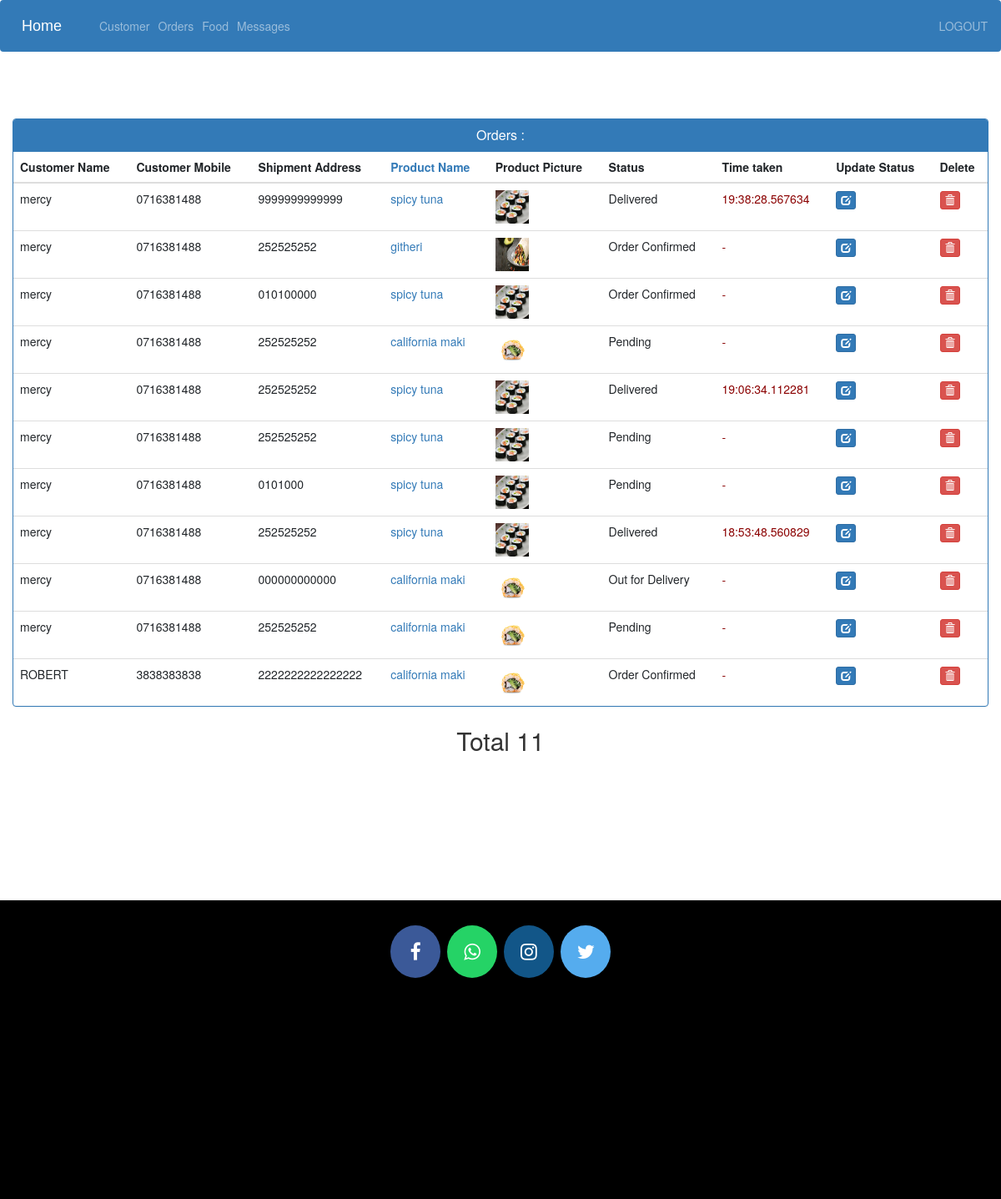
Screenshot of /admin-view-booking (signed in) with the database file from the repository.
### onlfoods/models.py (models this page shows, shortened)
class Customer(models.Model):
	user = models.OneToOneField(User, on_delete=models.CASCADE,null=True)
	profile_pic = models.ImageField(upload_to = 'profiles',null=True,blank=True)
	c_email = models.EmailField()
	c_phone_number = models.CharField(max_length=10)
	c_region = models.ForeignKey('Region', on_delete=models.CASCADE)
	STATUS =(
        ('active','active'),
        ('dormant','dormant'),
    )
	status = models.CharField(max_length=20,null=True,choices=STATUS,default="active")
	address = models.CharField(max_length=20)
	@property
	def get_name(self):
		return self.user.username

class Orders(models.Model):
	customer = models.ForeignKey(Customer,on_delete=models.CASCADE)
	date_ordered = models.DateTimeField(auto_now_add=True)
	expected_time = models.DateTimeField()
	food = models.ForeignKey('Food',on_delete=models.CASCADE)
	status=models.CharField(max_length=50,null=True,choices=STATUS )
	address = models.CharField(max_length=500,null=True)
	shifts =(
        ('morning','morning'),
        ('lunch','lunch'),
        ('evening','evening'),
    )
	shift = models.CharField(max_length=20,default="lunch",choices=shifts)
	delivered_time = models.DateTimeField(null=True,blank=True)

class Food(models.Model):
	f_price = models.PositiveIntegerField()
	f_name = models.CharField(max_length=20)
	image = models.ImageField(upload_to='food',null=True,blank=True)
	f_desc = models.CharField(max_length=50)

### onlfoods/views.py (the view)
# urls.py: path('admin-view-booking', views.admin_view_booking_view,name='admin-view-booking'),
@login_required(login_url='adminlogin')
def admin_view_booking_view(request):
    orders=models.Orders.objects.all()
    ordered_products=[]
    ordered_bys=[]
    time = []
    for order in orders:
        ordered_product=Food.objects.all().filter(id=order.food.id)
        ordered_by=Customer.objects.all().filter(id = order.customer.id)
        ordered_products.append(ordered_product)
        ordered_bys.append(ordered_by)
        if order.delivered_time:
            delta = order.delivered_time - order.date_ordered
            t = str(delta)
            time.append(t)
        else:
            delta ="-"
            time.append(delta)
        total = len(ordered_products)
    return render(request,'admin_view_booking.html',{'data':zip(ordered_products,ordered_bys,orders,time),'count':total})

### templates/admin_view_booking.html (shortened to what this page needs)
{% extends 'admin_base.html' %}
{% load static %}
{% block content %}
<head>
  <link href="//netdna.bootstrapcdn.com/bootstrap/3.0.0/css/bootstrap.min.css" rel="stylesheet" id="bootstrap-css">
</head>
<br><br><br>
<div class="container-fluid">
  <div class="panel panel-primary">
    <div class="panel-heading">
      <h6 class="panel-title">Orders : {{ name }}</h6>
    </div>
        <table class="table table-hover" id="dev-table">
      <thead>
        <tr>
          <th>Customer Name</th>
          <th>Customer Mobile</th>
          <th>Shipment Address</th>
          <th><a href="#">Product Name</a></th>
          <th>Product Picture</th>
          <th>Status</th>
          <th>Time taken</th>
          <th>Update Status</th>
          <th>Delete</th>
        </tr>
      </thead>
      {% for product,customer,order,time in data %}
      <tr>
        {% for c in customer %}
        <td> {{c.get_name}}</td>
        <td>{{c.c_phone_number}}</td>
        <td>{{order.address}}</td>
        {% endfor %}
        {% for p in product %}
        <td> <a href="{% url 'select_food_view' p.f_name  %}">{{p.f_name}}</a></td>
        <td> <img src="{% static p.image.url %}" alt="Profile Pic" height="40px" width="40px" /></td>
        <td><a >{{order.status}}</a></td>
        <td style="color:darkred;">{{ time }}</td>
        <td><a class="btn btn-primary btn-xs" href="{% url 'update-order' order.id  %}"><span class="glyphicon glyphicon-edit"></span></a></td>
        <td><a class="btn btn-danger btn-xs" href="{% url 'delete-order' order.id  %}"><span class="glyphicon glyphicon-trash"></span></a></td>
        {% endfor %}
      </tr>
      {% endfor %}
    </table>
  </div>
  <p class="tot">Total {{ count }}</p>
</div>
{% endblock content %}

### templates/admin_base.html (style rules this page uses)
p { text-align: center; }

### templates/admin_view_booking.html (style rules this page uses)
a:link { text-decoration: none; }
h6 { text-align: center; }
.tot { font-size: 30px; }

### rows the page displays
Orders: address "9999999999999", status "Delivered"
Customer: get_name "mercy", c_phone_number "0716381488"
Food: f_name "spicy tuna", image (picture), time "19:38:28.567634", time "-", time "19:06:34.112281", time "18:53:48.560829"
Orders: address "252525252", status "Order Confirmed"
Food: f_name "githeri", image (picture), time "-"
Orders: address "010100000", status "Order Confirmed"
Orders: address "252525252", status "Pending"
Food: f_name "california maki", image (picture), time "-"
Orders: address "252525252", status "Delivered"
Orders: address "252525252", status "Pending"
Orders: address "0101000", status "Pending"
Orders: address "252525252", status "Delivered"
Orders: address "000000000000", status "Out for Delivery"
Orders: address "252525252", status "Pending"
Orders: address "2222222222222222", status "Order Confirmed"
Customer: get_name "ROBERT", c_phone_number "3838383838"

### other values shown
{{ count }} "11"
